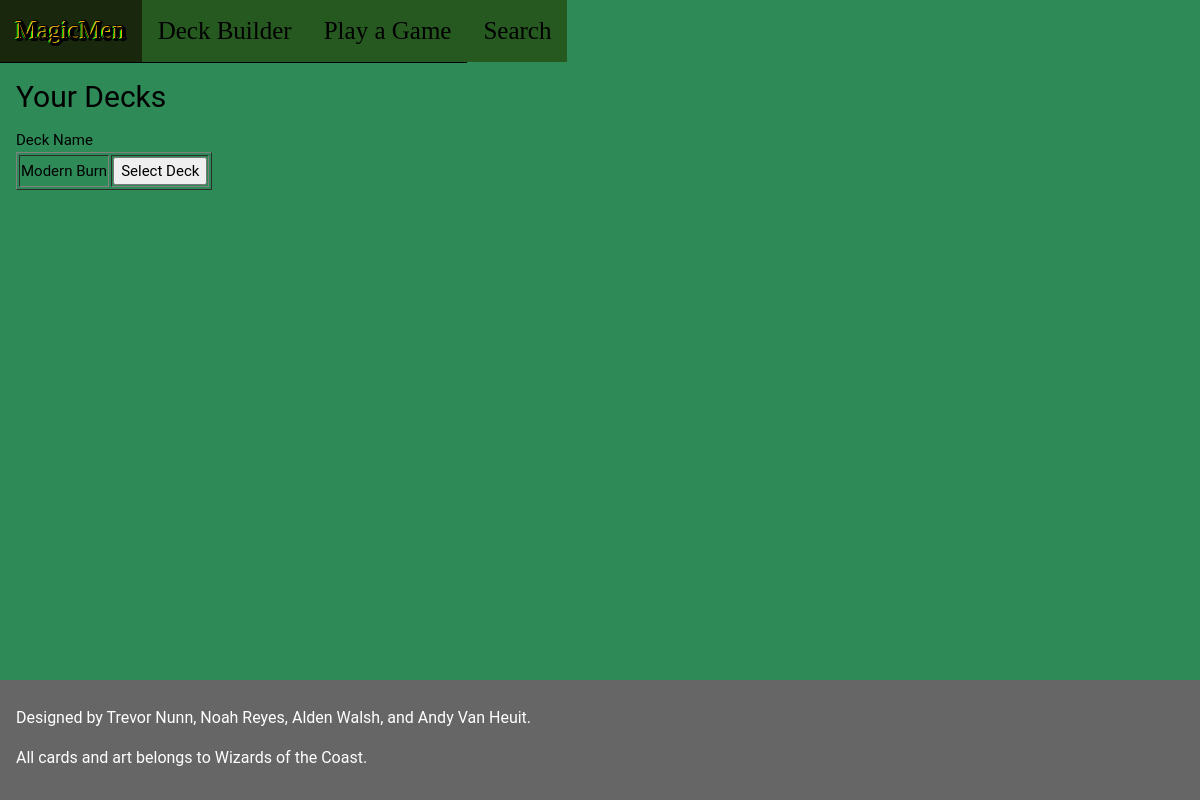
Page /playgame.php on the earlier database version.
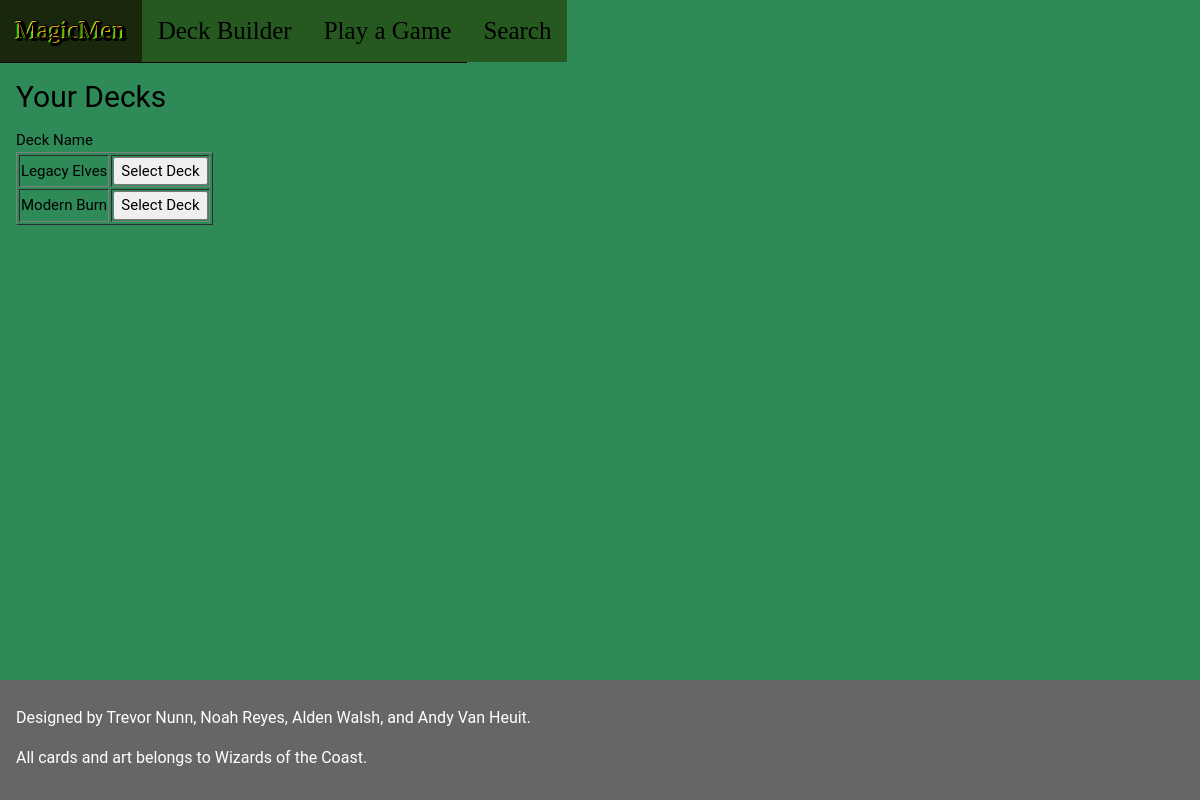
Same page on the later database version.
### tables this page shows
CREATE TABLE DeckInfo (
  deckID integer unique not null,
  playerID integer,
  deckName text,
  deckSize integer,
  primary key (deckID, playerID),
  foreign key (playerID) references Players(playerID)
    on update cascade
    on delete cascade
);

### playgame.php (the view, shortened to what this page needs)
<!DOCTYPE html>
<html>
<link rel="stylesheet" href="normal.css">
<body>
  <div class="w3-top">
    <ul class="w3-navbar w3-theme w3-top w3-left-align w3-large">
      <li><a href="indexLoggedIn.html"><div id="header">MagicMen</div></a></li>
      <div>
        <li><a href=deckBuilder.php><div id="navbar">Deck Builder</div></a></li>
        <li><a href="playgame.php"><div id="navbar">Play a Game</div></a></li>
        <li><a href="search.html"><div id="navbar">Search</div></a></li>
      </div>
    </ul>
  </div>
  <div class="w3-row w3-padding-64">
    <div class="w3-twothird w3-container">
      <h2>Your Decks</h2>
        <?php
        try
        {
          $db = new PDO('sqlite:./database/mtgcard.db');
          $db->setAttribute(PDO::ATTR_ERRMODE, PDO::ERRMODE_EXCEPTION);
          $result = $db->query("SELECT * FROM DeckInfo ORDER BY deckName;");
          echo '<table border="1">';
          foreach($result as $tuple)
          {
            echo '<tr><td>';
            echo "$tuple[deckName]";
            echo '</td><td>';
            echo '<form action="/gameBoard.php" method="POST">';
            echo '<input type="submit" value="Select Deck"></form>';
            echo '</td></tr>';
          }
          echo '</table>';
        }
        catch(PDOException $e)
        {
          die('Exception : '.$e->getMessage());
        }
        ?>
      </div>
    </div>
<footer id="myFooter">
  <div id="footer" class="w3-container w3-theme-l2 w3-padding-16">
    <h6>Designed by Trevor Nunn, Noah Reyes, Alden Walsh, and Andy Van Heuit.
      <p>
        All cards and art belongs to Wizards of the Coast.
      </h6>
    </div>
  </footer>
</body>
</html>

Differences in the rows shown:
added deckinfo: deckName "Legacy Elves"
